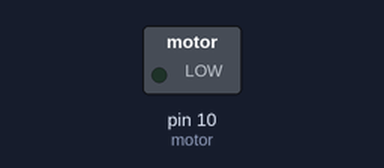
A sketch run on a simulated Arduino Uno, built with avr-gcc and run on an emulated ATmega328P. Parts: switched loads named in the sketch (green lamp = pin HIGH).

Above: at 0.05 s.
At 2.0 s:
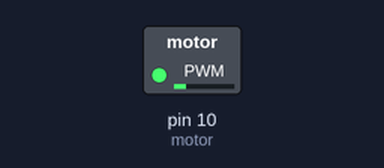
At 3.0 s:
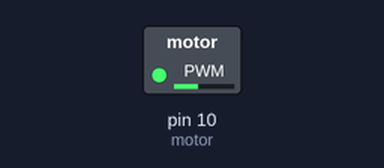
At 4.0 s:
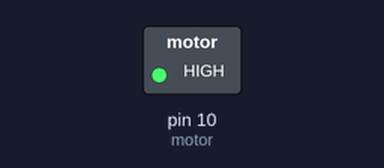
Timing chart, 0 to 5.2 s (numbered marks = the images above):
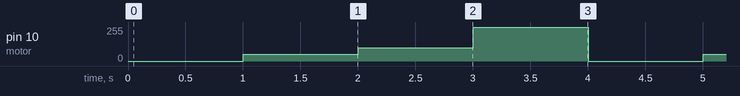

The sketch:

motor1.ino
```cpp
const int motor = 10;
void setup() {
  // put your setup code here, to run once:
  pinMode(motor, OUTPUT);
}

void loop() {
  // put your main code here, to run repeatedly:
//  digitalWrite(motor, HIGH);
//  delay(500);
//  digitalWrite(motor, LOW);
//  delay(500);
    analogWrite(motor, 0); // turn the motor on
    delay(1000);                // delay
    analogWrite(motor, 50);
    delay(1000);
    analogWrite(motor, 100);
    delay(1000);
    analogWrite(motor, 255);
    delay(1000);
}
```

Measured:
- by itself, pin 10 (motor): repeats every 4.0 s: 100/255 1.0 s, 255/255 1.0 s, 0/255 1.0 s, 50/255 1.0 s
